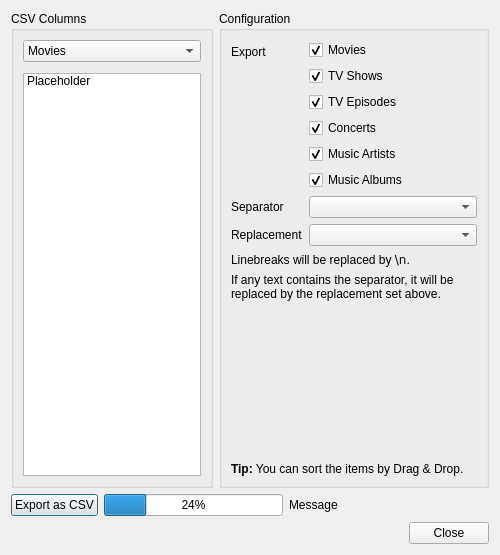
<?xml version="1.0" encoding="UTF-8"?>
<ui version="4.0">
 <class>CsvExportDialog</class>
 <widget class="QDialog" name="CsvExportDialog">
  <property name="geometry">
   <rect>
    <x>0</x>
    <y>0</y>
    <width>500</width>
    <height>555</height>
   </rect>
  </property>
  <property name="windowTitle">
   <string>CSV Export</string>
  </property>
  <layout class="QVBoxLayout" name="verticalLayout">
   <item>
    <layout class="QHBoxLayout" name="layoutSettings" stretch="3,4">
     <item>
      <widget class="QGroupBox" name="groupBoxDetails">
       <property name="title">
        <string>CSV Columns</string>
       </property>
       <layout class="QVBoxLayout" name="verticalLayout_10">
        <property name="spacing">
         <number>2</number>
        </property>
        <property name="bottomMargin">
         <number>0</number>
        </property>
        <item>
         <widget class="QComboBox" name="comboDetails">
          <item>
           <property name="text">
            <string>Movies</string>
           </property>
          </item>
          <item>
           <property name="text">
            <string>TV Shows</string>
           </property>
          </item>
          <item>
           <property name="text">
            <string>TV Episodes</string>
           </property>
          </item>
          <item>
           <property name="text">
            <string>Concerts</string>
           </property>
          </item>
          <item>
           <property name="text">
            <string>Music Artists</string>
           </property>
          </item>
          <item>
           <property name="text">
            <string>Music Albums</string>
           </property>
          </item>
         </widget>
        </item>
        <item>
         <widget class="QStackedWidget" name="stackedWidgetDetails">
          <widget class="QWidget" name="tabMovieDetails">
           <layout class="QVBoxLayout" name="verticalLayout_3">
            <property name="leftMargin">
             <number>0</number>
            </property>
            <property name="rightMargin">
             <number>0</number>
            </property>
            <item>
             <widget class="QListWidget" name="movieDetailsToExport">
              <property name="minimumSize">
               <size>
                <width>0</width>
                <height>90</height>
               </size>
              </property>
              <property name="dragDropMode">
               <enum>QAbstractItemView::DragDropMode::InternalMove</enum>
              </property>
              <property name="alternatingRowColors">
               <bool>true</bool>
              </property>
              <property name="selectionBehavior">
               <enum>QAbstractItemView::SelectionBehavior::SelectRows</enum>
              </property>
              <property name="wordWrap">
               <bool>true</bool>
              </property>
              <item>
               <property name="text">
                <string notr="true">Placeholder</string>
               </property>
              </item>
             </widget>
            </item>
           </layout>
          </widget>
          <widget class="QWidget" name="tabTvShowDetails">
           <layout class="QVBoxLayout" name="verticalLayout_4">
            <property name="leftMargin">
             <number>0</number>
            </property>
            <property name="rightMargin">
             <number>0</number>
            </property>
            <item>
             <widget class="QListWidget" name="tvShowDetailsToExport">
              <property name="minimumSize">
               <size>
                <width>0</width>
                <height>90</height>
               </size>
              </property>
              <property name="dragDropMode">
               <enum>QAbstractItemView::DragDropMode::InternalMove</enum>
              </property>
              <property name="alternatingRowColors">
               <bool>true</bool>
              </property>
              <property name="selectionBehavior">
               <enum>QAbstractItemView::SelectionBehavior::SelectRows</enum>
              </property>
              <property name="wordWrap">
               <bool>true</bool>
              </property>
              <item>
               <property name="text">
                <string notr="true">Placeholder</string>
               </property>
              </item>
             </widget>
            </item>
           </layout>
          </widget>
          <widget class="QWidget" name="tabEpisodeDetails">
           <layout class="QVBoxLayout" name="verticalLayout_6">
            <property name="leftMargin">
             <number>0</number>
            </property>
            <property name="rightMargin">
             <number>0</number>
            </property>
            <item>
             <widget class="QListWidget" name="tvEpisodeDetailsToExport">
              <property name="minimumSize">
               <size>
                <width>0</width>
                <height>90</height>
               </size>
              </property>
              <property name="dragDropMode">
               <enum>QAbstractItemView::DragDropMode::InternalMove</enum>
              </property>
              <property name="alternatingRowColors">
               <bool>true</bool>
              </property>
              <property name="selectionBehavior">
               <enum>QAbstractItemView::SelectionBehavior::SelectRows</enum>
              </property>
              <property name="wordWrap">
               <bool>true</bool>
              </property>
              <item>
               <property name="text">
                <string notr="true">Placeholder</string>
               </property>
              </item>
             </widget>
            </item>
           </layout>
          </widget>
          <widget class="QWidget" name="tabConcertDetails">
           <layout class="QVBoxLayout" name="verticalLayout_7">
            <property name="leftMargin">
             <number>0</number>
            </property>
            <property name="rightMargin">
             <number>0</number>
            </property>
            <item>
             <widget class="QListWidget" name="concertDetailsToExport"/>
            </item>
           </layout>
          </widget>
          <widget class="QWidget" name="tabArtistDetails">
           <layout class="QVBoxLayout" name="verticalLayout_8">
            <property name="leftMargin">
             <number>0</number>
            </property>
            <property name="rightMargin">
             <number>0</number>
            </property>
            <item>
             <widget class="QListWidget" name="artistDetailsToExport"/>
            </item>
           </layout>
          </widget>
          <widget class="QWidget" name="tabAlbumDetails">
           <layout class="QVBoxLayout" name="verticalLayout_9">
            <property name="leftMargin">
             <number>0</number>
            </property>
            <property name="rightMargin">
             <number>0</number>
            </property>
            <item>
             <widget class="QListWidget" name="albumDetailsToExport"/>
            </item>
           </layout>
          </widget>
         </widget>
        </item>
       </layout>
      </widget>
     </item>
     <item>
      <widget class="QGroupBox" name="groupBoxConfig">
       <property name="title">
        <string>Configuration</string>
       </property>
       <layout class="QVBoxLayout" name="verticalLayout_5">
        <item>
         <layout class="QFormLayout" name="formLayout">
          <item row="0" column="0">
           <widget class="QLabel" name="lblExportTypes">
            <property name="text">
             <string>Export</string>
            </property>
           </widget>
          </item>
          <item row="0" column="1">
           <layout class="QVBoxLayout" name="verticalLayout_2">
            <item>
             <widget class="QCheckBox" name="checkMovies">
              <property name="text">
               <string>Movies</string>
              </property>
              <property name="checked">
               <bool>true</bool>
              </property>
             </widget>
            </item>
            <item>
             <widget class="QCheckBox" name="checkTvShows">
              <property name="text">
               <string>TV Shows</string>
              </property>
              <property name="checked">
               <bool>true</bool>
              </property>
             </widget>
            </item>
            <item>
             <widget class="QCheckBox" name="checkTvEpisodes">
              <property name="text">
               <string>TV Episodes</string>
              </property>
              <property name="checked">
               <bool>true</bool>
              </property>
             </widget>
            </item>
            <item>
             <widget class="QCheckBox" name="checkConcerts">
              <property name="text">
               <string>Concerts</string>
              </property>
              <property name="checked">
               <bool>true</bool>
              </property>
             </widget>
            </item>
            <item>
             <widget class="QCheckBox" name="checkMusicArtists">
              <property name="text">
               <string>Music Artists</string>
              </property>
              <property name="checked">
               <bool>true</bool>
              </property>
             </widget>
            </item>
            <item>
             <widget class="QCheckBox" name="checkMusicAlbums">
              <property name="text">
               <string>Music Albums</string>
              </property>
              <property name="checked">
               <bool>true</bool>
              </property>
             </widget>
            </item>
           </layout>
          </item>
          <item row="1" column="0">
           <widget class="QLabel" name="lblSeparator">
            <property name="text">
             <string>Separator</string>
            </property>
           </widget>
          </item>
          <item row="1" column="1">
           <widget class="QComboBox" name="separator">
            <property name="minimumSize">
             <size>
              <width>40</width>
              <height>0</height>
             </size>
            </property>
           </widget>
          </item>
          <item row="2" column="0">
           <widget class="QLabel" name="lblReplacement">
            <property name="text">
             <string>Replacement</string>
            </property>
           </widget>
          </item>
          <item row="2" column="1">
           <widget class="QComboBox" name="replacement">
            <property name="minimumSize">
             <size>
              <width>40</width>
              <height>0</height>
             </size>
            </property>
           </widget>
          </item>
         </layout>
        </item>
        <item>
         <widget class="QLabel" name="lblNewlines">
          <property name="text">
           <string>Linebreaks will be replaced by &lt;code&gt;\n&lt;/code&gt;. </string>
          </property>
          <property name="wordWrap">
           <bool>true</bool>
          </property>
         </widget>
        </item>
        <item>
         <widget class="QLabel" name="lblTextReplacements">
          <property name="text">
           <string>If any text contains the separator, it will be replaced by the replacement set above.</string>
          </property>
          <property name="wordWrap">
           <bool>true</bool>
          </property>
         </widget>
        </item>
        <item>
         <spacer name="verticalSpacer">
          <property name="orientation">
           <enum>Qt::Orientation::Vertical</enum>
          </property>
          <property name="sizeHint" stdset="0">
           <size>
            <width>20</width>
            <height>40</height>
           </size>
          </property>
         </spacer>
        </item>
        <item>
         <widget class="QLabel" name="lblTip">
          <property name="text">
           <string>&lt;b&gt;Tip:&lt;/b&gt; You can sort the items by Drag &amp;amp; Drop.</string>
          </property>
          <property name="wordWrap">
           <bool>true</bool>
          </property>
         </widget>
        </item>
       </layout>
      </widget>
     </item>
    </layout>
   </item>
   <item>
    <layout class="QHBoxLayout" name="layoutExport">
     <item>
      <widget class="QPushButton" name="btnExport">
       <property name="text">
        <string>Export as CSV</string>
       </property>
       <property name="default">
        <bool>true</bool>
       </property>
      </widget>
     </item>
     <item>
      <widget class="QProgressBar" name="exportProgress">
       <property name="value">
        <number>24</number>
       </property>
      </widget>
     </item>
     <item>
      <widget class="MessageLabel" name="lblMessage">
       <property name="minimumSize">
        <size>
         <width>200</width>
         <height>0</height>
        </size>
       </property>
       <property name="text">
        <string notr="true">Message</string>
       </property>
       <property name="wordWrap">
        <bool>true</bool>
       </property>
      </widget>
     </item>
    </layout>
   </item>
   <item>
    <widget class="QDialogButtonBox" name="btnClose">
     <property name="orientation">
      <enum>Qt::Orientation::Horizontal</enum>
     </property>
     <property name="standardButtons">
      <set>QDialogButtonBox::StandardButton::Close</set>
     </property>
    </widget>
   </item>
  </layout>
 </widget>
 <customwidgets>
  <customwidget>
   <class>MessageLabel</class>
   <extends>QLabel</extends>
   <header>ui/small_widgets/MessageLabel.h</header>
  </customwidget>
 </customwidgets>
 <resources/>
 <connections>
  <connection>
   <sender>btnClose</sender>
   <signal>rejected()</signal>
   <receiver>CsvExportDialog</receiver>
   <slot>reject()</slot>
   <hints>
    <hint type="sourcelabel">
     <x>295</x>
     <y>367</y>
    </hint>
    <hint type="destinationlabel">
     <x>286</x>
     <y>274</y>
    </hint>
   </hints>
  </connection>
  <connection>
   <sender>btnClose</sender>
   <signal>accepted()</signal>
   <receiver>CsvExportDialog</receiver>
   <slot>accept()</slot>
   <hints>
    <hint type="sourcelabel">
     <x>227</x>
     <y>361</y>
    </hint>
    <hint type="destinationlabel">
     <x>157</x>
     <y>274</y>
    </hint>
   </hints>
  </connection>
 </connections>
</ui>
